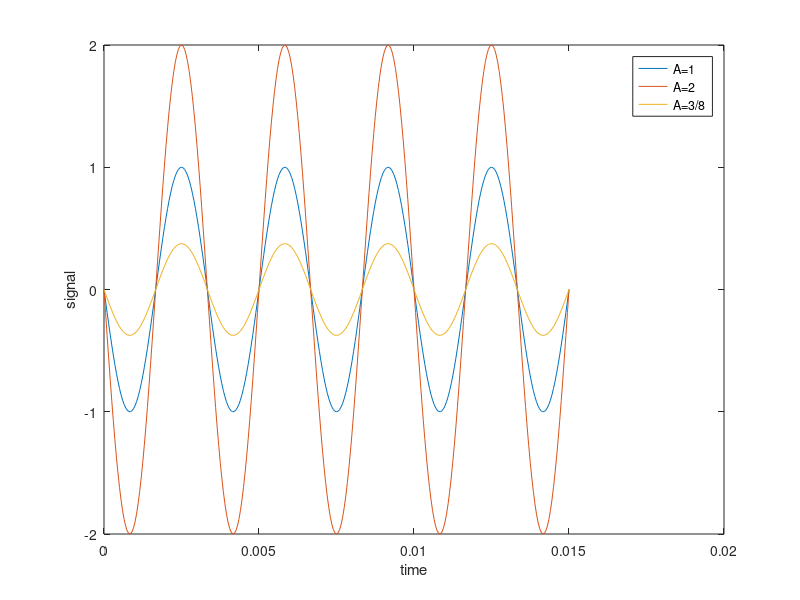
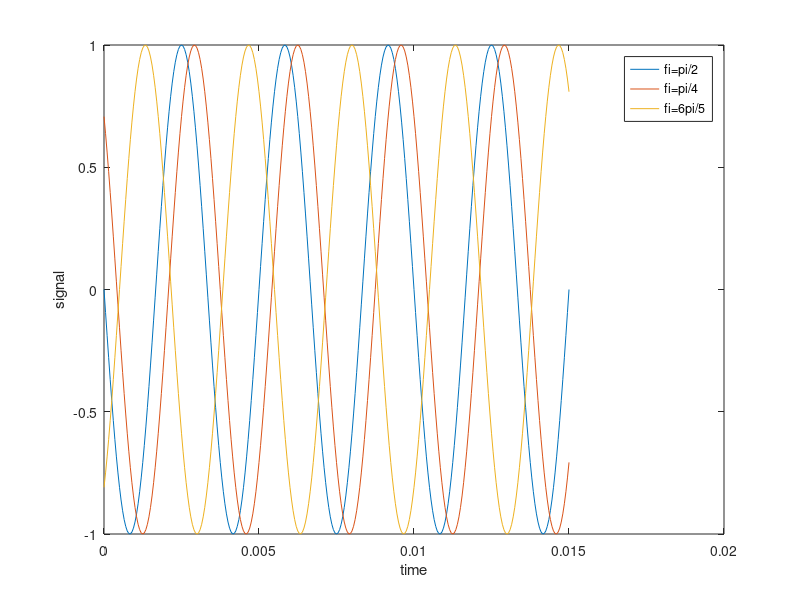
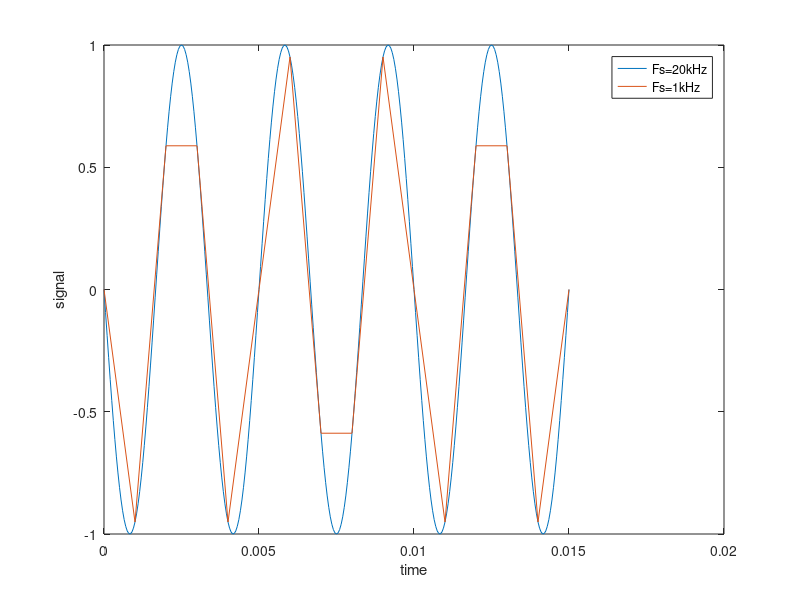
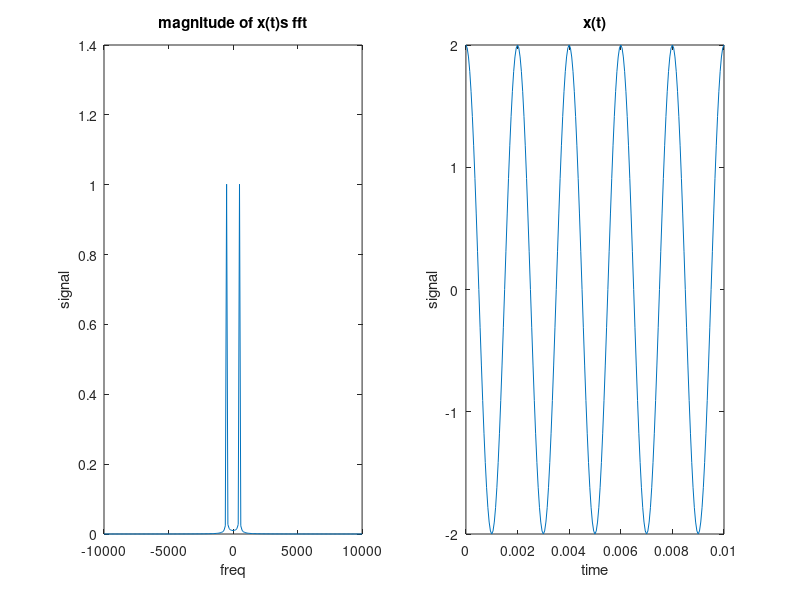

Write MATLAB code to recreate these figures, in order.
% Farkli katsayilara ve farkli frekanslara sahip sinyallerin kendilerinin 
% ve Fourier transformasyonu hallerinin plot fonksiyonu ile gosterimi.

a1 = 1;
a2 = 2;
a3 = 3/8;
f = 300;
Fs = 20000;
Fs1 = 1000;
fi = pi/2;
fi1 = pi/4;
fi2 = (6*pi)/5;
t = 0:1/Fs:0.015
t1 = 0:1/Fs1:0.015

x1 = a1*cos(2*pi*f*t+fi)
x2 = a2*cos(2*pi*f*t+fi)
x3 = a3*cos(2*pi*f*t+fi)

x11 = a1*cos(2*pi*f*t+fi)
x12 = a1*cos(2*pi*f*t+fi1)
x13 = a1*cos(2*pi*f*t+fi2)

x111 = a1*cos(2*pi*f*t+fi)
x112 = a1*cos(2*pi*f*t1+fi)

figure(1)
plot(t,x1)
xlabel('time')
ylabel('signal')
hold on 
plot(t,x2)
hold on
plot(t,x3)
legend('A=1','A=2','A=3/8')

figure(2)
plot(t,x11)
xlabel('time')
ylabel('signal')
hold on 
plot(t,x12)
hold on
plot(t,x13)
legend('fi=pi/2','fi=pi/4','fi=6pi/5')

figure(3)
plot(t,x111)
xlabel('time')
ylabel('signal')
hold on
plot(t1,x112)
legend('Fs=20kHz','Fs=1kHz')

f2 = 500;
t2 = 0:1/Fs:0.01;
x = a2*cos(2*pi*f2*t2);
N = length(x);
w = linspace(-Fs/2,Fs/2,N)
magnitude = abs(fftshift(fft(x)/N))

figure(4)
subplot(121)
plot(w,magnitude)
xlabel('freq')
ylabel('signal')
title('magnitude of x(t)s fft')

subplot(122)
plot(t2,x)
xlabel('time')
ylabel('signal')
title('x(t)')

fh=2000;
h = 1/2*(exp(j*2*pi*fh*t2)+exp(-1*j*2*pi*fh*t2));
y = fft(x).*fft(h)

figure(5)
subplot(121)
plot(w,abs(fftshift(fft(h)/N)))
xlabel('freq')
ylabel('signal')
title('magnitude of h(t)s fft')

subplot(122)
plot(t2,h)
xlabel('time')
ylabel('signal')
title('h(t)')

figure(6)
subplot(121)
plot(w,abs(fftshift(fft(x)/N)))
xlabel('freq')
ylabel('signal')
title('x(t)//input')

subplot(122)
plot(w,abs(fftshift(y)))
xlabel('freq')
ylabel('signal')
title('y(t)s fft//output')
